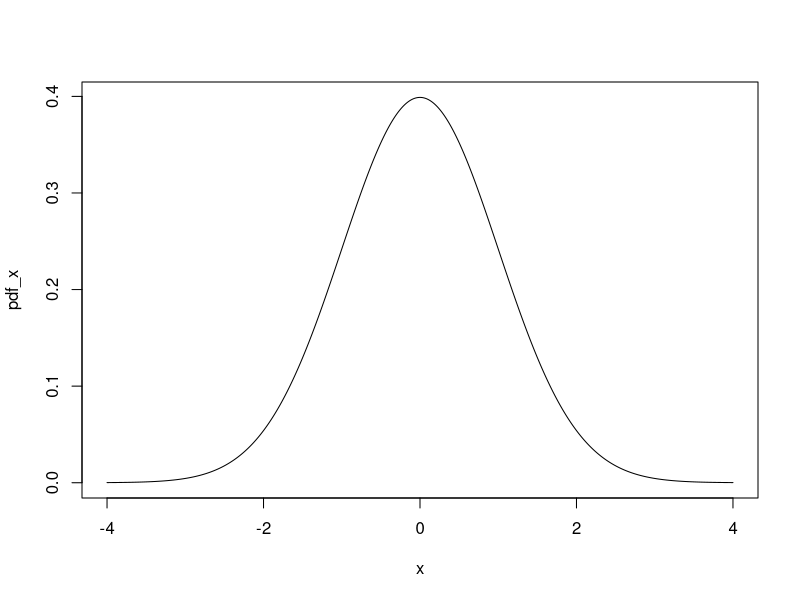
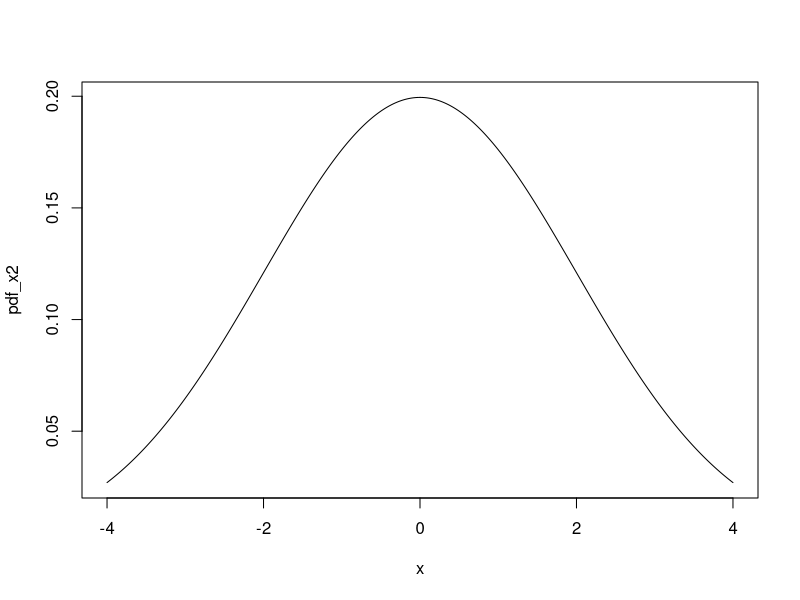
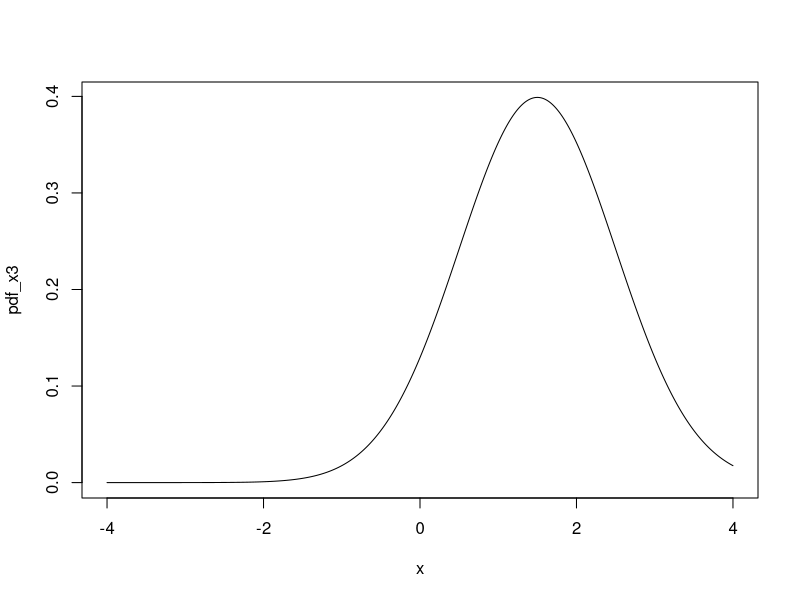
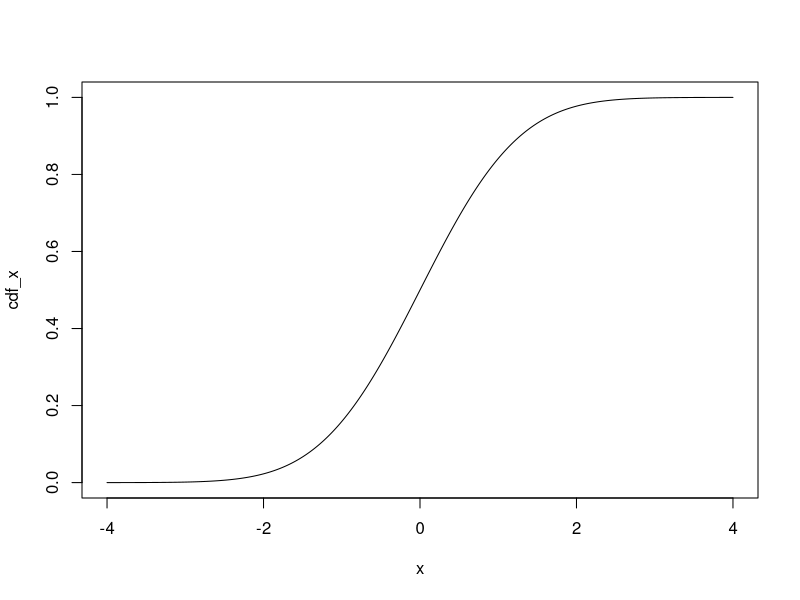
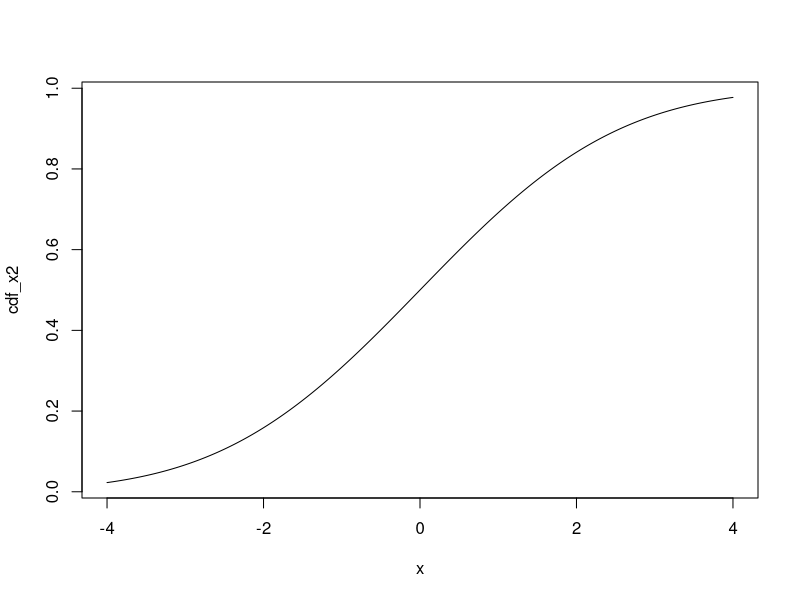
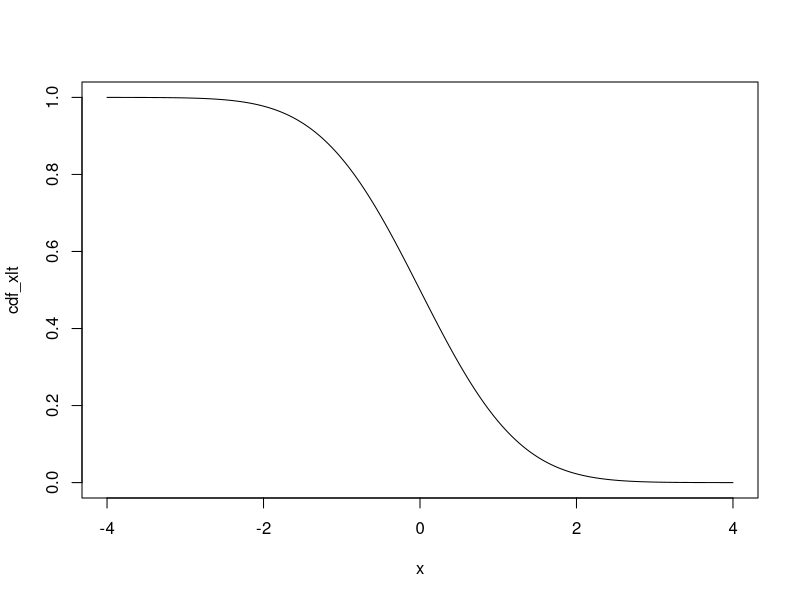
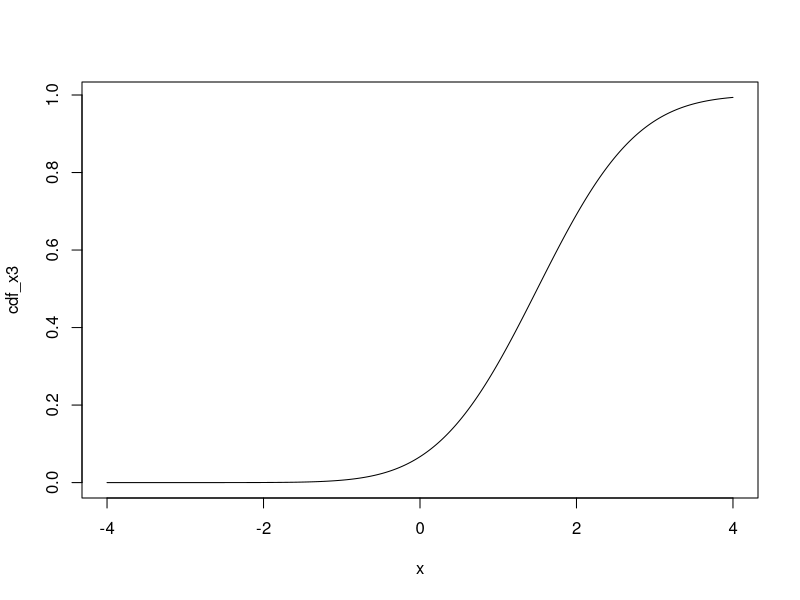
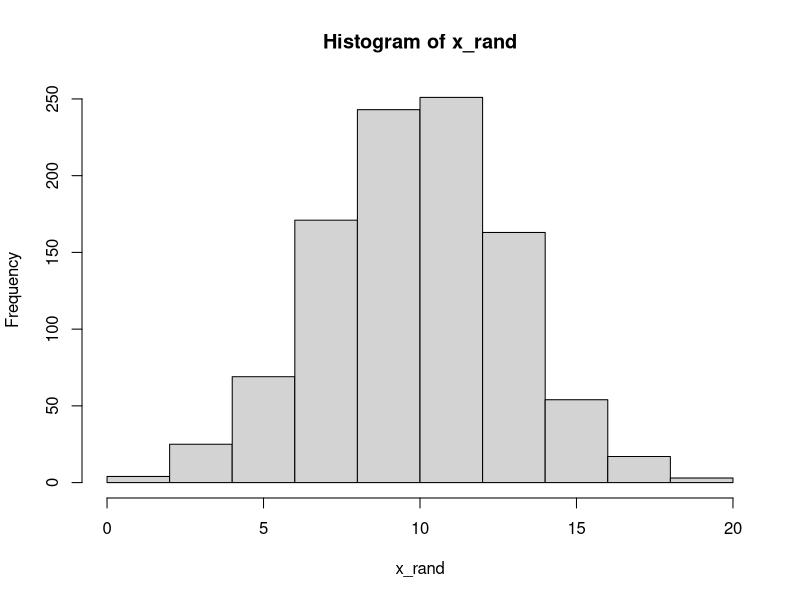

R code for these plots, in order:
## ---- chunk 1
knitr::opts_chunk$set(echo = TRUE)
## ---- chunk 2
x = seq(
  from = -4,
  to = 4,
  by = 0.01
)
head(x) # See the first 6 values
tail(x) # See the last 6 values
## ---- chunk 3
pdf_x = dnorm(x)
## ---- chunk 4
plot(
  x = x,
  y = pdf_x,
  type = "l" # specify type as 'l' for line
)
## ---- chunk 5
pdf_x2 = dnorm(x, sd = 2)
## ---- chunk 6
plot(
  x = x,
  y = pdf_x2,
  type = "l"
)
## ---- chunk 7
pdf_x3 = dnorm(x, mean = 1.5)
## ---- chunk 8
plot(x, pdf_x3, type = "l")
## ---- chunk 9
cdf_x = pnorm(x)
## ---- chunk 10
plot(
  x = x,
  y = cdf_x,
  type = "l"
)
## ---- chunk 11
cdf_x2 = pnorm(x, sd = 2)
plot(x, cdf_x2, type = "l")
## ---- chunk 12
cdf_xlt = pnorm(x, lower.tail = F)
plot(x, cdf_xlt, type = "l")
## ---- chunk 13
cdf_x3 = pnorm(x, mean = 1.5)
plot(x, cdf_x3, type = "l")
## ---- chunk 14
x_rand = rnorm(
  n = 1000,  # number of draws 
  mean = 10, # mean of the theoretical distribution
  sd = 3     # standard deviation of the theoretical distribution
)
## ---- chunk 15
hist(x_rand)
## ---- chunk 16
plot(density(x_rand))
## ---- chunk 17
hist(x_rand, probability = T)
## ---- chunk 18
x_bin = rbinom(
  n = 1000,   # 1,000 draws
  prob = 0.75, # probability of 1 = 0.75
  size = 1    # values to randomly draw are 0 and 1.
)
## ---- chunk 19
hist(x_bin)
## ---- chunk 20
plot(density(x_bin))
## ---- chunk 21
par(family="serif",bty = "l")
plot(x, cdf_x, main = "Distributions Are Fun!",
     xlab = "Random Variable",
     ylab = "Density",
     type = "l")
lines(x, pdf_x)
text(x = 1.8, y = .2, "p.d.f.")
text(x = .3, y = .8, "c.d.f.")
